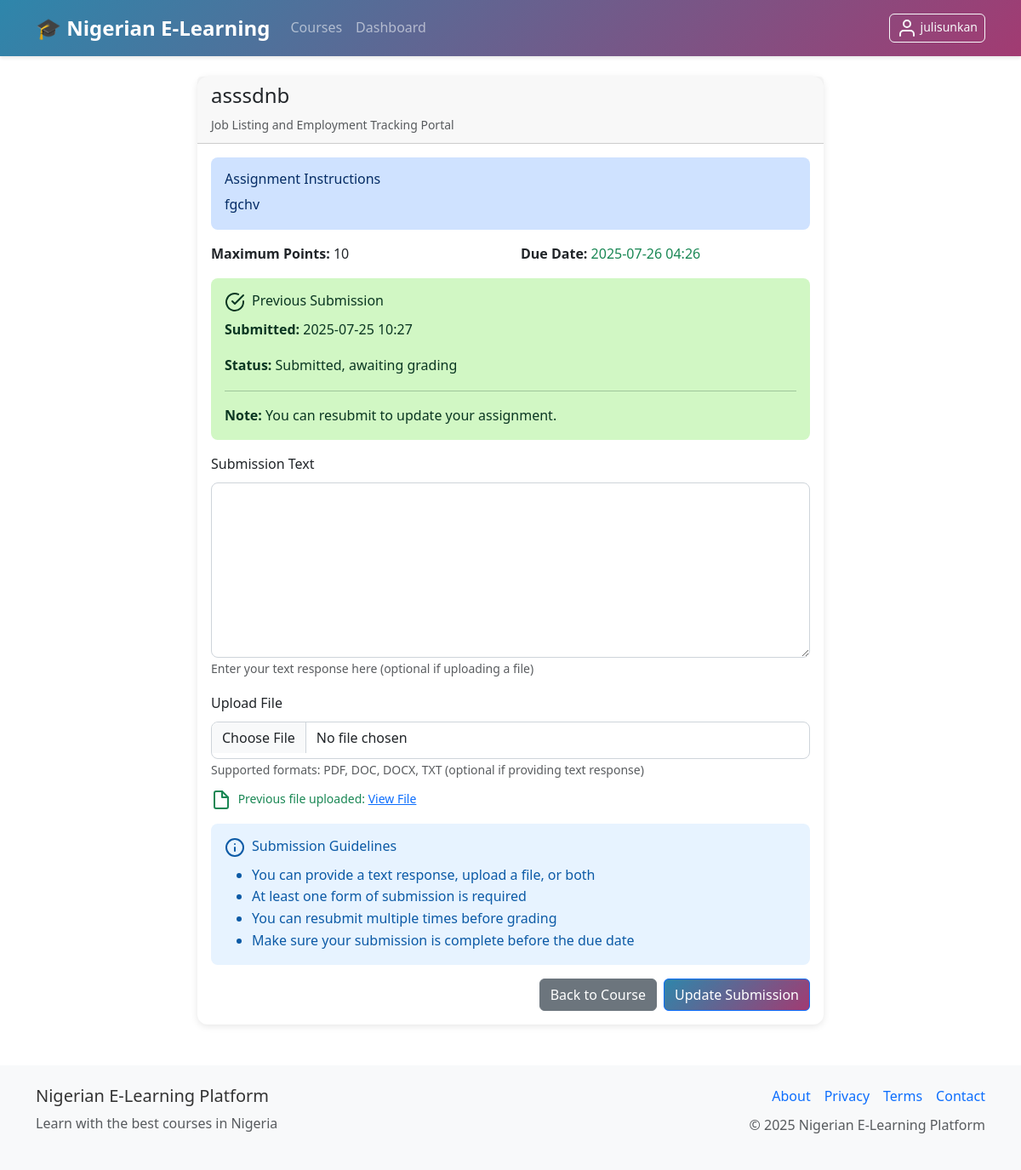
Page /assignments/1/submit (signed in) on the earlier database version.
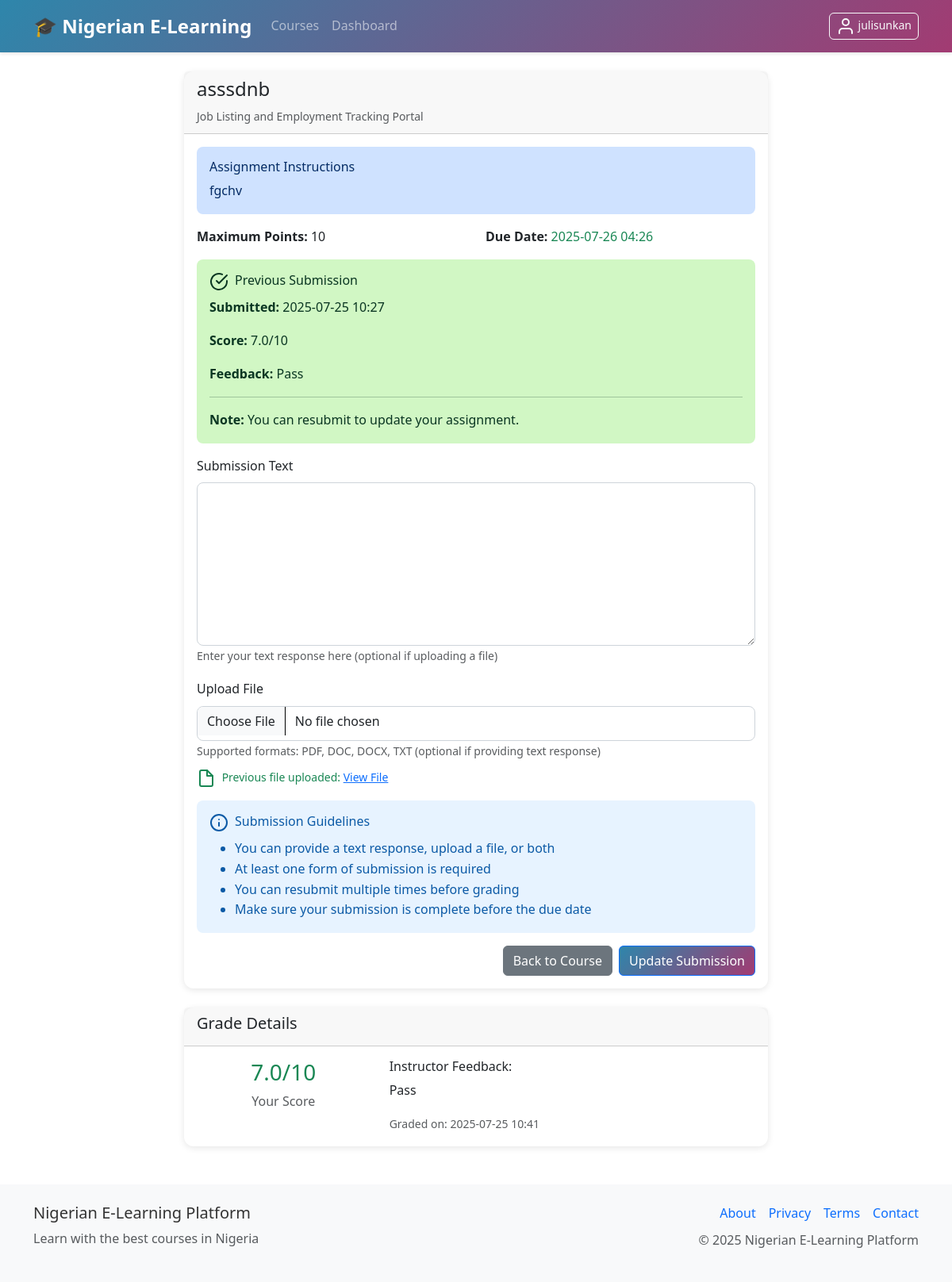
Same page on the later database version.
### models.py (models this page shows, shortened)
class Assignment(db.Model):
    id = db.Column(db.Integer, primary_key=True)
    title = db.Column(db.String(200), nullable=False)
    description = db.Column(db.Text)
    instructions = db.Column(db.Text)
    course_id = db.Column(db.Integer, db.ForeignKey('course.id'), nullable=False)
    due_date = db.Column(db.DateTime)
    max_points = db.Column(db.Integer, default=100)
    is_active = db.Column(db.Boolean, default=True)
    max_credits = db.Column(db.Integer, default=15)  # Maximum credits for this assignment
    pass_threshold = db.Column(db.Float, default=60.0)  # Minimum percentage to earn credits
    created_at = db.Column(db.DateTime, default=datetime.utcnow)
    submissions = db.relationship('AssignmentSubmission', backref='assignment', lazy='dynamic', cascade='all, delete-orphan')

class AssignmentSubmission(db.Model):
    id = db.Column(db.Integer, primary_key=True)
    user_id = db.Column(db.Integer, db.ForeignKey('user.id'), nullable=False)
    assignment_id = db.Column(db.Integer, db.ForeignKey('assignment.id'), nullable=False)
    content = db.Column(db.Text)
    file_path = db.Column(db.String(500))
    score = db.Column(db.Float)
    feedback = db.Column(db.Text)
    submitted_at = db.Column(db.DateTime, default=datetime.utcnow)
    graded_at = db.Column(db.DateTime)

### routes.py (the view, shortened to what this page needs)
@app.route('/assignments/<int:assignment_id>/submit', methods=['GET', 'POST'])
@login_required
def submit_assignment(assignment_id):
    assignment = Assignment.query.get_or_404(assignment_id)
    if not current_user.can_access_course(assignment.course):
        flash('You need to enroll in this course first', 'warning')
        return redirect(url_for('course_detail', course_id=assignment.course_id))
    existing_submission = AssignmentSubmission.query.filter_by(
        user_id=current_user.id,
        assignment_id=assignment_id
    ).first()
    form = AssignmentSubmissionForm()
    return render_template('assignments/submit.html', form=form, assignment=assignment, submission=existing_submission, now=dt.utcnow())

### forms.py
class AssignmentSubmissionForm(FlaskForm):
    content = TextAreaField('Submission Text')
    file = FileField('Upload File', validators=[FileAllowed(['pdf', 'doc', 'docx', 'txt'], 'Documents only!')])

### app.py (called while the page is built)
@login_manager.user_loader
def load_user(user_id):
    from models import User
    return User.query.get(int(user_id))

### models.py (called while the page is built, shortened)
    def can_access_course(self, course):
        if self.role in ['admin', 'instructor', 'tutor']:
            return True

    @property
    def is_active(self):
        return bool(self.active and not self.banned)

### routes.py (called while the page is built)
@app.context_processor
def inject_settings():
    settings = SystemSettings.query.first()
    return dict(settings=settings)

### templates/assignments/submit.html (shortened to what the changed rows need)
{% extends "base.html" %}
{% block content %}
<div class="row justify-content-center">
    <div class="col-md-8">
        <div class="card">
            <div class="card-header">
                <h4>{{ assignment.title }}</h4>
                <small class="text-muted">{{ assignment.course.title }}</small>
            </div>
            <div class="card-body">
                <div class="alert alert-primary">
                    <h6>Assignment Instructions</h6>
                    <div>{{ assignment.description|safe }}</div>
                </div>
                <div class="row mb-3">
                    <div class="col-md-6">
                        <strong>Maximum Points:</strong> {{ assignment.max_points }}
                    </div>
                    <div class="col-md-6">
                        {% if assignment.due_date %}
                        <strong>Due Date:</strong>
                        <span class="{% if assignment.due_date < now %}text-danger{% else %}text-success{% endif %}">
                            {{ assignment.due_date.strftime('%Y-%m-%d %H:%M') }}
                        </span>
                        {% else %}
                        <strong>Due Date:</strong> No due date set
                        {% endif %}
                    </div>
                </div>
                {% if submission %}
                <div class="alert alert-success">
                    <h6><i data-feather="check-circle" class="me-2"></i>Previous Submission</h6>
                    <p><strong>Submitted:</strong> {{ submission.submitted_at.strftime('%Y-%m-%d %H:%M') }}</p>
                    {% if submission.score is not none %}
                    <p><strong>Score:</strong> {{ submission.score }}/{{ assignment.max_points }}</p>
                    {% if submission.feedback %}
                    <p><strong>Feedback:</strong> {{ submission.feedback }}</p>
                    {% endif %}
                    {% else %}
                    <p><strong>Status:</strong> Submitted, awaiting grading</p>
                    {% endif %}
                    <hr>
                    <p class="mb-0"><strong>Note:</strong> You can resubmit to update your assignment.</p>
                </div>
                {% endif %}
                <form method="POST" enctype="multipart/form-data">
                    <div class="mb-3">
                        {{ form.content.label(class="form-label") }}
                        {{ form.content(class="form-control", rows="8", value=submission.content if submission else "") }}
                        <small class="form-text text-muted">Enter your text response here (optional if uploading a file)</small>
                    </div>
                </form>
            </div>
        </div>
        {% if submission and submission.score is not none %}
        <div class="card mt-4">
            <div class="card-header">
                <h5>Grade Details</h5>
            </div>
            <div class="card-body">
                <div class="row">
                    <div class="col-md-4">
                        <div class="text-center">
                            <h3 class="{% if submission.score >= assignment.max_points * 0.7 %}text-success{% elif submission.score >= assignment.max_points * 0.5 %}text-warning{% else %}text-danger{% endif %}">
                                {{ submission.score }}/{{ assignment.max_points }}
                            </h3>
                            <p class="text-muted">Your Score</p>
                        </div>
                    </div>
                    <div class="col-md-8">
                        {% if submission.feedback %}
                        <h6>Instructor Feedback:</h6>
                        <p>{{ submission.feedback }}</p>
                        {% endif %}
                        <small class="text-muted">
                            Graded on: {{ submission.graded_at.strftime('%Y-%m-%d %H:%M') if submission.graded_at else 'Not yet graded' }}
                        </small>
                    </div>
                </div>
            </div>
        </div>
        {% endif %}
    </div>
</div>
{% endblock %}

Differences in the rows shown:
shown differently, row unchanged: Assignment "asssdnb": max_points (not shown) → "10"
changed AssignmentSubmission: score (not shown) → "7.0"; feedback (not shown) → "Pass"; graded_at (not shown) → "2025-07-25 10:41"
Other differences:
text no longer shown: "Status: Submitted, awaiting grading"
text now shown: "Score: / Feedback: Grade Details / Your Score Instructor Feedback: Graded on:"
